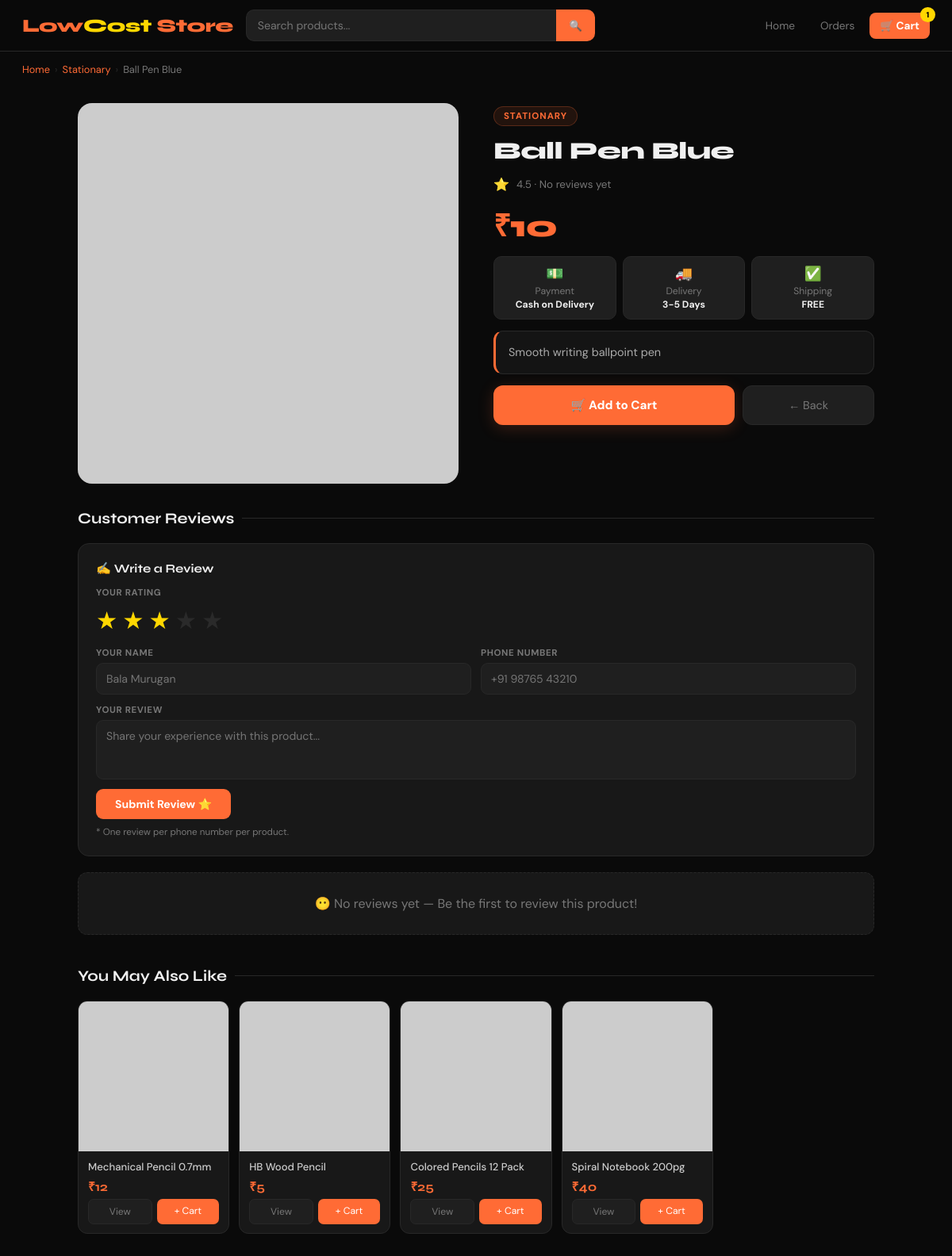
Screenshot of /product/4009 with the database file from the repository.
### tables this page shows
CREATE TABLE products(
    id INTEGER PRIMARY KEY AUTOINCREMENT,
    name TEXT, price INTEGER, original_price INTEGER,
    stock INTEGER, image TEXT, description TEXT, rating REAL, category TEXT
);

### app.py (the view)
@app.route("/product/<int:id>")
def product(id):
    conn = db()
    cur = conn.cursor()
    cur.execute("SELECT * FROM products WHERE id=?", (id,))
    row = cur.fetchone()
    if not row:
        conn.close()
        return "Product not found", 404
    product = dict(row)
    product['image_url'] = get_image_url(product['name'])
    product['offer'] = get_offer(product['category'])
    orig = product.get('original_price', 0)
    price = product.get('price', 0)
    product['discount'] = round((1 - price / orig) * 100) if orig and orig > price else 0
    cur.execute("SELECT * FROM products WHERE category=? AND id!=? LIMIT 4", (product['category'], id))
    rec = enrich([dict(r) for r in cur.fetchall()])
    cur.execute("SELECT * FROM reviews WHERE product_id=? ORDER BY created_at DESC", (id,))
    reviews = [dict(r) for r in cur.fetchall()]
    avg_rating = round(sum(r['rating'] for r in reviews) / len(reviews), 1) if reviews else None
    conn.close()
    return render_template("product.html", product=product, rec=rec, cart_count=get_cart_count(), reviews=reviews, avg_rating=avg_rating)

### app.py (called while the page is built)
def get_image_url(name):
    return PRODUCT_IMAGES.get(name, "https://images.unsplash.com/photo-1585336261022-680e295ce3fe?w=300&h=300&fit=crop")

def get_offer(category):
    return LIMITED_OFFER_CATEGORIES.get(category, None)

def db():
    conn = sqlite3.connect("store.db")
    conn.row_factory = sqlite3.Row
    return conn

def get_cart_count():
    conn = db()
    cur = conn.cursor()
    cur.execute("SELECT COUNT(*) as cnt FROM cart")
    cnt = cur.fetchone()["cnt"]
    conn.close()
    return cnt

def enrich(products):
    for p in products:
        p['image_url'] = get_image_url(p['name'])
        p['offer'] = get_offer(p['category'])
        orig = p.get('original_price', 0)
        price = p.get('price', 0)
        if orig and orig > price:
            p['discount'] = round((1 - price / orig) * 100)
        else:
            p['discount'] = 0
    return products

### templates/product.html (shortened to what this page needs)
<!DOCTYPE html>
<html lang="en">
<head>
</head>
<body>
<nav class="navbar">
  <a href="/" class="logo">Low<span>Cost</span> Store</a>
  <form action="/search" class="search-bar">
    <input name="q" placeholder="Search products...">
    <button>🔍</button>
  </form>
  <div class="nav-links">
    <a href="/">Home</a>
    <a href="/orders">Orders</a>
    <a href="/cart" class="cart-btn">🛒 Cart
      {% if cart_count > 0 %}<span class="cart-badge">{{ cart_count }}</span>{% endif %}
    </a>
  </div>
</nav>
<div class="breadcrumb">
  <a href="/">Home</a>
  <span class="sep">›</span>
  <a href="/?category={{ product['category'] }}">{{ product['category']|capitalize }}</a>
  <span class="sep">›</span>
  <span style="color:var(--text-muted);">{{ product['name'][:40] }}{% if product['name']|length > 40 %}...{% endif %}</span>
</div>
<div class="product-section">
  <div>
    <div class="product-img-wrap">
      <img class="product-img" src="{{ product['image_url'] }}" alt="{{ product['name'] }}"
           onerror="this.src='https://via.placeholder.com/400x400/1a1a1a/555?text=No+Image'">
    </div>
  </div>
  <div class="product-info">
    <div class="product-cat-badge">{{ product['category']|upper }}</div>
    <div class="product-name">{{ product['name'] }}</div>
    <div class="product-rating">
      <span class="stars">⭐</span>
      <span class="rating-text">
        {% if avg_rating %}{{ avg_rating }} · {{ reviews|length }} review{{ 's' if reviews|length != 1 else '' }}
        {% else %}{{ product['rating'] }} · No reviews yet{% endif %}
      </span>
    </div>
    <div class="price-wrap">
      <div class="product-price">₹{{ product['price'] }}</div>
    </div>
    <div class="info-pills">
      <div class="info-pill">
        <span class="pip-icon">💵</span>
        <span class="pip-label">Payment</span>
        <span class="pip-value">Cash on Delivery</span>
      </div>
      <div class="info-pill">
        <span class="pip-icon">🚚</span>
        <span class="pip-label">Delivery</span>
        <span class="pip-value">3-5 Days</span>
      </div>
      <div class="info-pill">
        <span class="pip-icon">✅</span>
        <span class="pip-label">Shipping</span>
        <span class="pip-value">FREE</span>
      </div>
    </div>
    <div class="product-desc">{{ product['description'] }}</div>
    <div class="product-actions">
      <a href="/addcart/{{ product['id'] }}" class="btn-addcart">🛒 Add to Cart</a>
      <a href="/" class="btn-back">← Back</a>
    </div>
  </div>
</div>
<div class="reviews-wrap">
  <div class="section-title">Customer Reviews</div>
  <div class="review-form-card">
    <div class="review-form-title">✍️ Write a Review</div>
    <form method="POST" action="/review/{{ product['id'] }}">
      <div style="margin-bottom:12px;">
        <div style="font-size:0.72rem;font-weight:700;text-transform:uppercase;letter-spacing:0.6px;color:var(--text-muted);margin-bottom:8px;">Your Rating</div>
        <div class="star-select">
          <input type="radio" name="rating" id="s5" value="5"><label for="s5">★</label>
          <input type="radio" name="rating" id="s4" value="4"><label for="s4">★</label>
          <input type="radio" name="rating" id="s3" value="3" checked><label for="s3">★</label>
          <input type="radio" name="rating" id="s2" value="2"><label for="s2">★</label>
          <input type="radio" name="rating" id="s1" value="1"><label for="s1">★</label>
        </div>
      </div>
      <div class="form-row">
        <div class="form-group">
          <label>Your Name</label>
          <input type="text" name="reviewer_name" placeholder="Bala Murugan" required>
        </div>
        <div class="form-group">
          <label>Phone Number</label>
          <input type="tel" name="phone" placeholder="+91 98765 43210" required>
        </div>
      </div>
      <div class="form-group">
        <label>Your Review</label>
        <textarea name="comment" placeholder="Share your experience with this product..." required></textarea>
      </div>
      <button type="submit" class="btn-submit-review">Submit Review ⭐</button>
      <div class="review-note">* One review per phone number per product.</div>
    </form>
  </div>
  {% if reviews %}
    {% for review in reviews %}
    <div class="review-card">
      <div class="review-header">
        <div>
          <div class="reviewer-name">{{ review['reviewer_name'] }}</div>
          <div class="reviewer-phone">📱 {{ review['phone'][:6] }}****</div>
        </div>
        <div style="text-align:right;">
          <div class="review-stars">{% for i in range(review['rating']) %}⭐{% endfor %}</div>
          <div class="review-date">{{ review['created_at'][:10] }}</div>
        </div>
      </div>
      <div class="review-comment">"{{ review['comment'] }}"</div>
    </div>
    {% endfor %}
  {% else %}
  <div class="no-reviews">😶 No reviews yet — Be the first to review this product!</div>
  {% endif %}
</div>
{% if rec %}
<div class="rec-section">
  <div class="section-title">You May Also Like</div>
  <div class="rec-grid">
    {% for r in rec %}
    <div class="card">
      <div class="card-img-wrap">
        <img src="{{ r['image_url'] }}" alt="{{ r['name'] }}" loading="lazy" onerror="this.src='https://via.placeholder.com/300x300/1a1a1a/555?text=No+Image'">
      </div>
      <div class="card-body">
        <div class="card-name">{{ r['name'] }}</div>
        <div class="card-price">₹{{ r['price'] }}</div>
        <div class="card-actions">
          <a href="/product/{{ r['id'] }}" class="btn-sm-view">View</a>
          <a href="/addcart/{{ r['id'] }}" class="btn-sm-cart">+ Cart</a>
        </div>
      </div>
    </div>
    {% endfor %}
  </div>
</div>
{% endif %}
</body>
</html>

### rows the page displays
products: category "Stationary", name "Ball Pen Blue", category "STATIONARY", rating "4.5", price "10", description "Smooth writing ballpoint pen"
products: name "Mechanical Pencil 0.7mm", price "12"
products: name "HB Wood Pencil", price "5"
products: name "Colored Pencils 12 Pack", price "25"
products: name "Spiral Notebook 200pg", price "40"

### other values shown
{{ cart_count }} "1"
